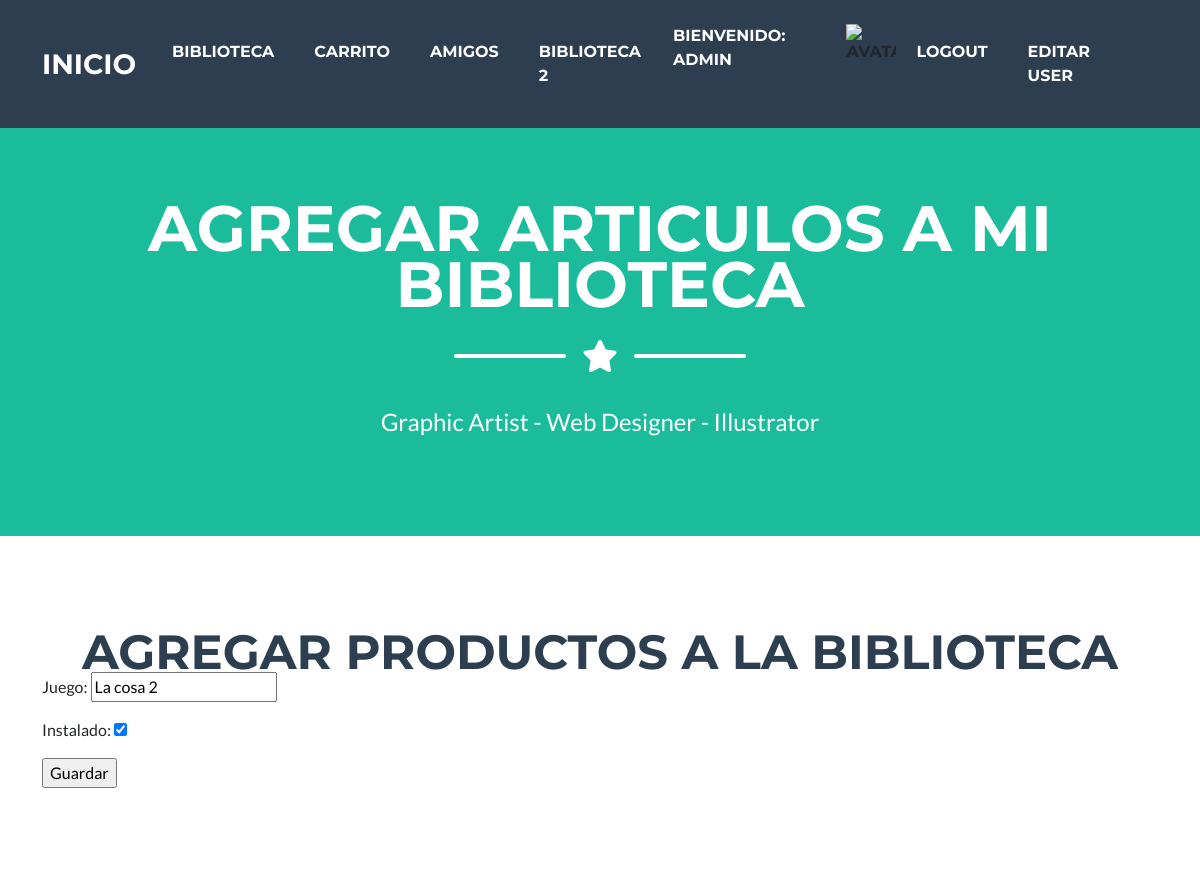
/tienda/biblioteca_editar/2 (signed in, upper part), run on an earlier commit of the app's database.
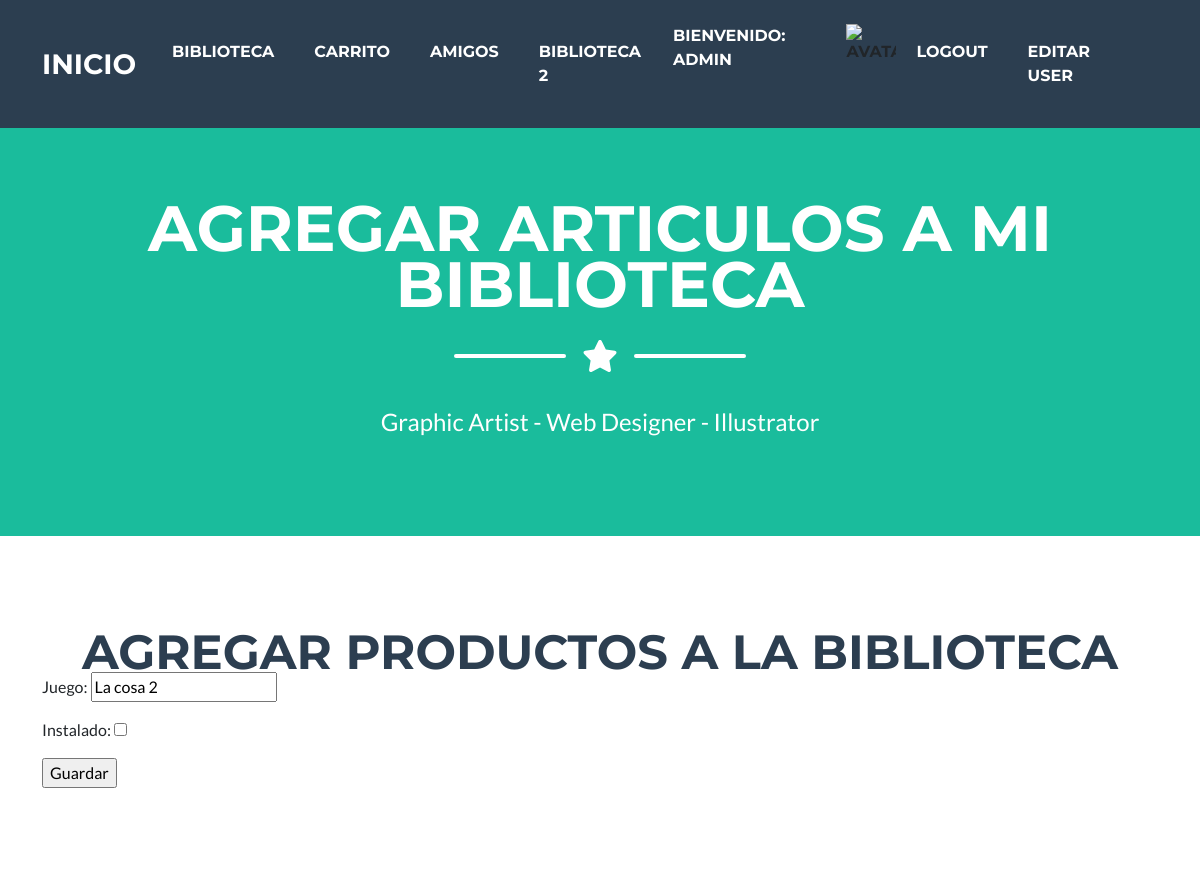
And on a later commit of the database.
### tienda/models.py (models this page shows, shortened)
class  Biblioteca (models.Model):
    juego = models.CharField(max_length=50)
    instalado = models.BooleanField(default=False)

### tienda/views.py (the view)
# urls.py: path("biblioteca_editar/<pk>", Biblioteca_editar.as_view(), name="biblioteca_editar"),
class Biblioteca_editar(LoginRequiredMixin, UpdateView):
    model=Biblioteca
    success_url=reverse_lazy("listar_biblioteca")
    fields = ["juego", "instalado"]

### tienda/templates/tienda/biblioteca_form.html (shortened to what this page needs)
{% extends "index.html" %}
{% load static %}
{% block titulo %} Agregar articulos a mi biblioteca {% endblock %}
{% block subtitulo %} agregar productos a la biblioteca {% endblock %}
{% block contenido %}
<form method="POST">{% csrf_token %}
    {{ form.as_p }}
    <input type="submit" value="Guardar">
</form>
{% endblock %}

What changed in the data, as far as the page shows it:
changed Biblioteca "La cosa 2": instalado "☑" → "☐"
